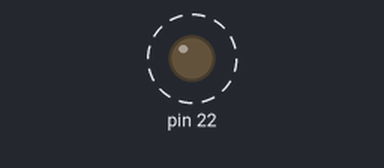
A sketch run on a simulated Arduino Mega 2560, built with avr-gcc and run on an emulated ATmega2560. Parts: output pins drawn as LEDs (lit = HIGH). Dashed ring = blinking.

Above: at 0.5 s.
Timing chart, 0 to 4.6 s (numbered marks = the images above):
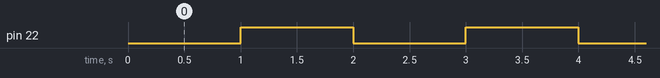

The sketch:

Lista_5b.ino
```cpp
unsigned char i = 0;
bool is_on = false;

int main() {
  // inout
  DDRA  |= 0b00000001; // 22 out
  PORTA &= 0b11111110; // 22 low

  // timer
  TCCR0A = 0b00000010; // no pwm
  TCCR0B = 0b00000101; // 1024 prescaler
                       // CTC mode
  OCR0A  = 124;        // count to 124

  // interrupt
  sei();
  TIMSK0 = 0b00000010;

  while(1) {}
}

ISR(TIMER0_COMPA_vect) {
  if (++i == 125) { // count to 124 125 times
    if (is_on) {
      PORTA &= 0b11111110;
    } else {
      PORTA |= 0b00000001;
    }
    is_on = !is_on;
    i = 0;
  }
}
```

Measured:
- by itself, pin 22: alternates HIGH for 1.0 s and LOW for 1.0 s
